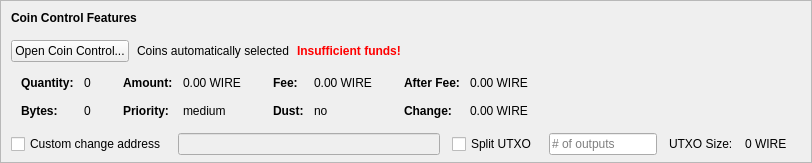
    <widget class="QFrame" name="frameCoinControl">
     <property name="sizePolicy">
      <sizepolicy hsizetype="Expanding" vsizetype="Expanding">
       <horstretch>0</horstretch>
       <verstretch>0</verstretch>
      </sizepolicy>
     </property>
     <property name="maximumSize">
      <size>
       <width>16777215</width>
       <height>16777215</height>
      </size>
     </property>
     <property name="frameShape">
      <enum>QFrame::StyledPanel</enum>
     </property>
     <property name="frameShadow">
      <enum>QFrame::Sunken</enum>
     </property>
     <layout class="QVBoxLayout" name="verticalLayoutCoinControl2">
      <property name="spacing">
       <number>0</number>
      </property>
      <property name="leftMargin">
       <number>0</number>
      </property>
      <property name="topMargin">
       <number>0</number>
      </property>
      <property name="rightMargin">
       <number>0</number>
      </property>
      <property name="bottomMargin">
       <number>6</number>
      </property>
      <item>
       <layout class="QVBoxLayout" name="verticalLayoutCoinControl" stretch="0,0,0,0,1">
        <property name="spacing">
         <number>0</number>
        </property>
        <property name="leftMargin">
         <number>10</number>
        </property>
        <property name="topMargin">
         <number>10</number>
        </property>
        <item>
         <layout class="QHBoxLayout" name="horizontalLayoutCoinControl1">
          <property name="bottomMargin">
           <number>15</number>
          </property>
          <item>
           <widget class="QLabel" name="labelCoinControlFeatures">
            <property name="sizePolicy">
             <sizepolicy hsizetype="Preferred" vsizetype="Maximum">
              <horstretch>0</horstretch>
              <verstretch>0</verstretch>
             </sizepolicy>
            </property>
            <property name="font">
             <font>
              <weight>75</weight>
              <bold>true</bold>
             </font>
            </property>
            <property name="styleSheet">
             <string notr="true">font-weight:bold;</string>
            </property>
            <property name="text">
             <string>Coin Control Features</string>
            </property>
           </widget>
          </item>
         </layout>
        </item>
        <item>
         <layout class="QHBoxLayout" name="horizontalLayoutCoinControl2" stretch="0,0,0,0">
          <property name="spacing">
           <number>8</number>
          </property>
          <property name="bottomMargin">
           <number>10</number>
          </property>
          <item>
           <widget class="QPushButton" name="pushButtonCoinControl">
            <property name="styleSheet">
             <string notr="true"/>
            </property>
            <property name="text">
             <string>Open Coin Control...</string>
            </property>
            <property name="autoDefault">
             <bool>false</bool>
            </property>
           </widget>
          </item>
          <item>
           <widget class="QLabel" name="labelCoinControlAutomaticallySelected">
            <property name="text">
             <string>Coins automatically selected</string>
            </property>
            <property name="margin">
             <number>5</number>
            </property>
           </widget>
          </item>
          <item>
           <widget class="QLabel" name="labelCoinControlInsuffFunds">
            <property name="font">
             <font>
              <weight>75</weight>
              <bold>true</bold>
             </font>
            </property>
            <property name="styleSheet">
             <string notr="true">color:red;font-weight:bold;</string>
            </property>
            <property name="text">
             <string>Insufficient funds!</string>
            </property>
            <property name="margin">
             <number>5</number>
            </property>
           </widget>
          </item>
          <item>
           <spacer name="horizontalSpacerCoinControl">
            <property name="orientation">
             <enum>Qt::Horizontal</enum>
            </property>
            <property name="sizeHint" stdset="0">
             <size>
              <width>40</width>
              <height>1</height>
             </size>
            </property>
           </spacer>
          </item>
         </layout>
        </item>
        <item>
         <widget class="QWidget" name="widgetCoinControl" native="true">
          <property name="sizePolicy">
           <sizepolicy hsizetype="Preferred" vsizetype="Preferred">
            <horstretch>0</horstretch>
            <verstretch>0</verstretch>
           </sizepolicy>
          </property>
          <property name="minimumSize">
           <size>
            <width>0</width>
            <height>0</height>
           </size>
          </property>
          <property name="styleSheet">
           <string notr="true"/>
          </property>
          <layout class="QHBoxLayout" name="horizontalLayoutCoinControl5">
           <property name="leftMargin">
            <number>0</number>
           </property>
           <property name="topMargin">
            <number>0</number>
           </property>
           <property name="rightMargin">
            <number>0</number>
           </property>
           <property name="bottomMargin">
            <number>0</number>
           </property>
           <item>
            <layout class="QHBoxLayout" name="horizontalLayoutCoinControl3" stretch="0,0,0,1">
             <property name="spacing">
              <number>20</number>
             </property>
             <property name="topMargin">
              <number>0</number>
             </property>
             <property name="bottomMargin">
              <number>10</number>
             </property>
             <item>
              <layout class="QFormLayout" name="formLayoutCoinControl1">
               <property name="horizontalSpacing">
                <number>10</number>
               </property>
               <property name="verticalSpacing">
                <number>14</number>
               </property>
               <property name="leftMargin">
                <number>10</number>
               </property>
               <property name="topMargin">
                <number>4</number>
               </property>
               <property name="rightMargin">
                <number>6</number>
               </property>
               <item row="0" column="0">
                <widget class="QLabel" name="labelCoinControlQuantityText">
                 <property name="font">
                  <font>
                   <weight>75</weight>
                   <bold>true</bold>
                  </font>
                 </property>
                 <property name="text">
                  <string>Quantity:</string>
                 </property>
                 <property name="margin">
                  <number>0</number>
                 </property>
                </widget>
               </item>
               <item row="0" column="1">
                <widget class="QLabel" name="labelCoinControlQuantity">
                 <property name="cursor">
                  <cursorShape>IBeamCursor</cursorShape>
                 </property>
                 <property name="contextMenuPolicy">
                  <enum>Qt::ActionsContextMenu</enum>
                 </property>
                 <property name="text">
                  <string notr="true">0</string>
                 </property>
                 <property name="margin">
                  <number>0</number>
                 </property>
                 <property name="textInteractionFlags">
                  <set>Qt::LinksAccessibleByMouse|Qt::TextSelectableByKeyboard|Qt::TextSelectableByMouse</set>
                 </property>
                </widget>
               </item>
               <item row="1" column="0">
                <widget class="QLabel" name="labelCoinControlBytesText">
                 <property name="font">
                  <font>
                   <weight>75</weight>
                   <bold>true</bold>
                  </font>
                 </property>
                 <property name="text">
                  <string>Bytes:</string>
                 </property>
                </widget>
               </item>
               <item row="1" column="1">
                <widget class="QLabel" name="labelCoinControlBytes">
                 <property name="cursor">
                  <cursorShape>IBeamCursor</cursorShape>
                 </property>
                 <property name="contextMenuPolicy">
                  <enum>Qt::ActionsContextMenu</enum>
                 </property>
                 <property name="text">
                  <string notr="true">0</string>
                 </property>
                 <property name="textInteractionFlags">
                  <set>Qt::LinksAccessibleByMouse|Qt::TextSelectableByKeyboard|Qt::TextSelectableByMouse</set>
                 </property>
                </widget>
               </item>
              </layout>
             </item>
             <item>
              <layout class="QFormLayout" name="formLayoutCoinControl2">
               <property name="horizontalSpacing">
                <number>10</number>
               </property>
               <property name="verticalSpacing">
                <number>14</number>
               </property>
               <property name="leftMargin">
                <number>6</number>
               </property>
               <property name="topMargin">
                <number>4</number>
               </property>
               <property name="rightMargin">
                <number>6</number>
               </property>
               <item row="0" column="0">
                <widget class="QLabel" name="labelCoinControlAmountText">
                 <property name="font">
                  <font>
                   <weight>75</weight>
                   <bold>true</bold>
                  </font>
                 </property>
                 <property name="text">
                  <string>Amount:</string>
                 </property>
                 <property name="margin">
                  <number>0</number>
                 </property>
                </widget>
               </item>
               <item row="0" column="1">
                <widget class="QLabel" name="labelCoinControlAmount">
                 <property name="cursor">
                  <cursorShape>IBeamCursor</cursorShape>
                 </property>
                 <property name="contextMenuPolicy">
                  <enum>Qt::ActionsContextMenu</enum>
                 </property>
                 <property name="text">
                  <string notr="true">0.00 WIRE</string>
                 </property>
                 <property name="textInteractionFlags">
                  <set>Qt::LinksAccessibleByMouse|Qt::TextSelectableByKeyboard|Qt::TextSelectableByMouse</set>
                 </property>
                </widget>
               </item>
               <item row="1" column="0">
                <widget class="QLabel" name="labelCoinControlPriorityText">
                 <property name="font">
                  <font>
                   <weight>75</weight>
                   <bold>true</bold>
                  </font>
                 </property>
                 <property name="text">
                  <string>Priority:</string>
                 </property>
                </widget>
               </item>
               <item row="1" column="1">
                <widget class="QLabel" name="labelCoinControlPriority">
                 <property name="cursor">
                  <cursorShape>IBeamCursor</cursorShape>
                 </property>
                 <property name="contextMenuPolicy">
                  <enum>Qt::ActionsContextMenu</enum>
                 </property>
                 <property name="text">
                  <string>medium</string>
                 </property>
                 <property name="textInteractionFlags">
                  <set>Qt::LinksAccessibleByMouse|Qt::TextSelectableByKeyboard|Qt::TextSelectableByMouse</set>
                 </property>
                </widget>
               </item>
              </layout>
             </item>
             <item>
              <layout class="QFormLayout" name="formLayoutCoinControl3">
               <property name="horizontalSpacing">
                <number>10</number>
               </property>
               <property name="verticalSpacing">
                <number>14</number>
               </property>
               <property name="leftMargin">
                <number>6</number>
               </property>
               <property name="topMargin">
                <number>4</number>
               </property>
               <property name="rightMargin">
                <number>6</number>
               </property>
               <item row="0" column="0">
                <widget class="QLabel" name="labelCoinControlFeeText">
                 <property name="font">
                  <font>
                   <weight>75</weight>
                   <bold>true</bold>
                  </font>
                 </property>
                 <property name="text">
                  <string>Fee:</string>
                 </property>
                 <property name="margin">
                  <number>0</number>
                 </property>
                </widget>
               </item>
               <item row="0" column="1">
                <widget class="QLabel" name="labelCoinControlFee">
                 <property name="cursor">
                  <cursorShape>IBeamCursor</cursorShape>
                 </property>
                 <property name="contextMenuPolicy">
                  <enum>Qt::ActionsContextMenu</enum>
                 </property>
                 <property name="text">
                  <string notr="true">0.00 WIRE</string>
                 </property>
                 <property name="textInteractionFlags">
                  <set>Qt::LinksAccessibleByMouse|Qt::TextSelectableByKeyboard|Qt::TextSelectableByMouse</set>
                 </property>
                </widget>
               </item>
               <item row="1" column="0">
                <widget class="QLabel" name="labelCoinControlLowOutputText">
                 <property name="font">
                  <font>
                   <weight>75</weight>
                   <bold>true</bold>
                  </font>
                 </property>
                 <property name="text">
                  <string>Dust:</string>
                 </property>
                </widget>
               </item>
               <item row="1" column="1">
                <widget class="QLabel" name="labelCoinControlLowOutput">
                 <property name="cursor">
                  <cursorShape>IBeamCursor</cursorShape>
                 </property>
                 <property name="contextMenuPolicy">
                  <enum>Qt::ActionsContextMenu</enum>
                 </property>
                 <property name="text">
                  <string>no</string>
                 </property>
                 <property name="textInteractionFlags">
                  <set>Qt::LinksAccessibleByMouse|Qt::TextSelectableByKeyboard|Qt::TextSelectableByMouse</set>
                 </property>
                </widget>
               </item>
              </layout>
             </item>
             <item>
              <layout class="QFormLayout" name="formLayoutCoinControl4">
               <property name="horizontalSpacing">
                <number>10</number>
               </property>
               <property name="verticalSpacing">
                <number>14</number>
               </property>
               <property name="leftMargin">
                <number>6</number>
               </property>
               <property name="topMargin">
                <number>4</number>
               </property>
               <property name="rightMargin">
                <number>6</number>
               </property>
               <item row="0" column="0">
                <widget class="QLabel" name="labelCoinControlAfterFeeText">
                 <property name="font">
                  <font>
                   <weight>75</weight>
                   <bold>true</bold>
                  </font>
                 </property>
                 <property name="text">
                  <string>After Fee:</string>
                 </property>
                 <property name="margin">
                  <number>0</number>
                 </property>
                </widget>
               </item>
               <item row="0" column="1">
                <widget class="QLabel" name="labelCoinControlAfterFee">
                 <property name="cursor">
                  <cursorShape>IBeamCursor</cursorShape>
                 </property>
                 <property name="contextMenuPolicy">
                  <enum>Qt::ActionsContextMenu</enum>
                 </property>
                 <property name="text">
                  <string notr="true">0.00 WIRE</string>
                 </property>
                 <property name="textInteractionFlags">
                  <set>Qt::LinksAccessibleByMouse|Qt::TextSelectableByKeyboard|Qt::TextSelectableByMouse</set>
                 </property>
                </widget>
               </item>
               <item row="1" column="0">
                <widget class="QLabel" name="labelCoinControlChangeText">
                 <property name="font">
                  <font>
                   <weight>75</weight>
                   <bold>true</bold>
                  </font>
                 </property>
                 <property name="text">
                  <string>Change:</string>
                 </property>
                </widget>
               </item>
               <item row="1" column="1">
                <widget class="QLabel" name="labelCoinControlChange">
                 <property name="cursor">
                  <cursorShape>IBeamCursor</cursorShape>
                 </property>
                 <property name="contextMenuPolicy">
                  <enum>Qt::ActionsContextMenu</enum>
                 </property>
                 <property name="text">
                  <string notr="true">0.00 WIRE</string>
                 </property>
                 <property name="textInteractionFlags">
                  <set>Qt::LinksAccessibleByMouse|Qt::TextSelectableByKeyboard|Qt::TextSelectableByMouse</set>
                 </property>
                </widget>
               </item>
              </layout>
             </item>
            </layout>
           </item>
          </layout>
         </widget>
        </item>
        <item>
         <layout class="QHBoxLayout" name="horizontalLayoutCoinControl4" stretch="0,0,0,0,0,0,0">
          <property name="spacing">
           <number>12</number>
          </property>
          <property name="sizeConstraint">
           <enum>QLayout::SetDefaultConstraint</enum>
          </property>
          <property name="topMargin">
           <number>5</number>
          </property>
          <property name="rightMargin">
           <number>5</number>
          </property>
          <item>
           <widget class="QCheckBox" name="checkBoxCoinControlChange">
            <property name="toolTip">
             <string>If this is activated, but the change address is empty or invalid, change will be sent to a newly generated address.</string>
            </property>
            <property name="text">
             <string>Custom change address</string>
            </property>
           </widget>
          </item>
          <item>
           <widget class="QValidatedLineEdit" name="lineEditCoinControlChange">
            <property name="enabled">
             <bool>false</bool>
            </property>
            <property name="sizePolicy">
             <sizepolicy hsizetype="Expanding" vsizetype="Fixed">
              <horstretch>0</horstretch>
              <verstretch>0</verstretch>
             </sizepolicy>
            </property>
           </widget>
          </item>
          <item>
           <widget class="QCheckBox" name="splitBlockCheckBox">
            <property name="text">
             <string>Split UTXO</string>
            </property>
           </widget>
          </item>
          <item>
           <widget class="QLineEdit" name="splitBlockLineEdit">
            <property name="sizePolicy">
             <sizepolicy hsizetype="Fixed" vsizetype="Fixed">
              <horstretch>50</horstretch>
              <verstretch>0</verstretch>
             </sizepolicy>
            </property>
            <property name="placeholderText">
             <string># of outputs</string>
            </property>
           </widget>
          </item>
          <item>
           <widget class="QLabel" name="labelBlockSizeText">
            <property name="text">
             <string>UTXO Size:</string>
            </property>
           </widget>
          </item>
          <item>
           <widget class="QLabel" name="labelBlockSize">
            <property name="text">
             <string>0 WIRE</string>
            </property>
           </widget>
          </item>
          <item>
           <widget class="QLabel" name="labelCoinControlChangeLabel">
            <property name="sizePolicy">
             <sizepolicy hsizetype="Preferred" vsizetype="Expanding">
              <horstretch>0</horstretch>
              <verstretch>0</verstretch>
             </sizepolicy>
            </property>
            <property name="minimumSize">
             <size>
              <width>0</width>
              <height>0</height>
             </size>
            </property>
            <property name="text">
             <string/>
            </property>
            <property name="margin">
             <number>3</number>
            </property>
           </widget>
          </item>
         </layout>
        </item>
        <item>
         <spacer name="verticalSpacerCoinControl">
          <property name="orientation">
           <enum>Qt::Vertical</enum>
          </property>
          <property name="sizeHint" stdset="0">
           <size>
            <width>800</width>
            <height>1</height>
           </size>
          </property>
         </spacer>
        </item>
       </layout>
      </item>
     </layout>
    </widget>
